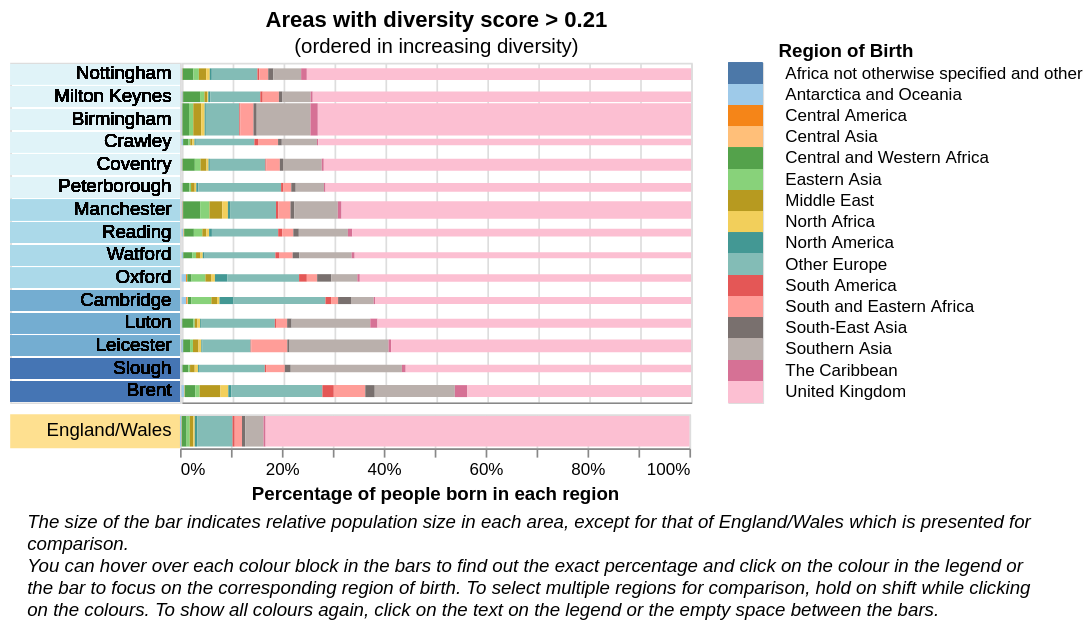

Here is the Vega-Lite specification saved for this chart:
### Vega-Lite specification from a JSON file in a GitHub repository (floating-point values rounded to 4 significant figures; data arrays with more than 128 entries replaced by an {"elided": "..."} marker saying what was removed)
{"config": {"view": {"continuousWidth": 300, "continuousHeight": 300}}, "vconcat": [{"concat": [{"layer": [{"mark": {"type": "bar"}, "encoding": {"color": {"field": "binned", "legend": null, "scale": {"range": ["#e0f3f8ff", "#abd9e9ff", "#74add1ff", "#4575b4ff"]}, "type": "nominal"}, "y": {"axis": null, "field": "LAD21NM", "sort": {"field": "Entropy", "order": "ascending"}, "title": null, "type": "nominal"}}}, {"mark": {"type": "text", "align": "right", "dx": 45}, "encoding": {"text": {"field": "LAD21NM", "type": "nominal"}, "y": {"axis": null, "field": "LAD21NM", "sort": {"field": "Entropy", "order": "ascending"}, "title": null, "type": "nominal"}}}], "height": 200, "width": 100}, {"hconcat": [{"mark": {"type": "bar"}, "encoding": {"color": {"condition": {"param": "param_8", "field": "Region of Birth", "scale": {"scheme": "tableau20"}, "type": "nominal"}, "value": "lightgray"}, "size": {"field": "Population", "legend": null, "type": "quantitative"}, "tooltip": [{"field": "Region of Birth"}, {"field": "value", "format": ".2%", "title": "Percentage", "type": "quantitative"}], "x": {"axis": {"labels": false, "ticks": false, "title": null}, "field": "value", "stack": "normalize", "type": "quantitative"}, "y": {"axis": null, "field": "LAD21NM", "sort": {"field": "Entropy", "order": "ascending"}, "title": null, "type": "nominal"}}, "height": 200, "name": "view_17", "title": {"text": "Areas with diversity score > 0.21", "subtitle": "(ordered in increasing diversity)"}}, {"mark": {"type": "rect"}, "encoding": {"color": {"condition": {"param": "param_8", "field": "Region of Birth", "scale": {"scheme": "tableau20"}, "legend": null, "type": "nominal"}, "value": "lightgray"}, "y": {"axis": {"title": "Region of Birth", "titleAngle": 0, "titleY": -2, "titleAlign": "left", "labelAlign": "left", "offset": -35, "ticks": false, "grid": false, "domainColor": "transparent"}, "field": "Region of Birth", "type": "nominal"}}, "height": 200, "name": "view_18"}]}], "data": {"name": "data-12c78f8fa28d79780b71816b92879e5b"}, "resolve": {"scale": {"color": "independent"}}, "spacing": -10}, {"concat": [{"layer": [{"data": {"name": "empty"}, "mark": {"type": "bar"}, "encoding": {"color": {"field": "1", "legend": null, "scale": {"range": ["#fee090ff"]}, "type": "nominal"}}}, {"data": {"name": "empty"}, "mark": {"type": "text", "align": "right", "dx": 45}, "encoding": {"text": {"datum": "England/Wales"}}}], "width": 100}, {"data": {"name": "data-949ef7dacbe2603a6785f28999c0cd48"}, "mark": {"type": "bar"}, "encoding": {"color": {"condition": {"param": "param_8", "field": "Region of Birth", "scale": {"scheme": "tableau20"}, "legend": null, "type": "nominal"}, "value": "lightgray"}, "tooltip": [{"field": "Region of Birth"}, {"field": "Proportion", "format": ".2%", "title": "Percentage", "type": "quantitative"}], "x": {"field": "Proportion", "stack": "normalize", "title": "Percentage of people born in each region", "type": "quantitative"}}, "name": "view_16"}], "resolve": {"scale": {"color": "independent"}}, "spacing": -10}, {"data": {"name": "empty"}, "mark": {"type": "text", "align": "left", "baseline": "bottom", "fontStyle": "italic"}, "encoding": {"text": {"value": ["The size of the bar indicates relative population size in each area, except for that of England/Wales which is presented for", "comparison.", "You can hover over each colour block in the bars to find out the exact percentage and click on the colour in the legend or", "the bar to focus on the corresponding region of birth. To select multiple regions for comparison, hold on shift while clicking", "on the colours. To show all colours again, click on the text on the legend or the empty space between the bars."]}}}], "params": [{"name": "param_8", "select": {"type": "point", "encodings": ["color"]}, "views": ["view_17", "view_18", "view_16"]}], "spacing": 5, "$schema": "https://vega.github.io/schema/vega-lite/v5.17.0.json", "datasets": {"data-12c78f8fa28d79780b71816b92879e5b": {"elided": "240 records"}, "empty": [{}], "data-949ef7dacbe2603a6785f28999c0cd48": [{"Area": "England/Wales", "Region of Birth": "Africa not otherwise specified and other", "Observation": 5157, "Population": 59597749, "Proportion": 8.653e-05}, {"Area": "England/Wales", "Region of Birth": "Antarctica and Oceania", "Observation": 174610, "Population": 59597749, "Proportion": 0.00293}, {"Area": "England/Wales", "Region of Birth": "Central America", "Observation": 23575, "Population": 59597749, "Proportion": 0.0003956}, {"Area": "England/Wales", "Region of Birth": "Central Asia", "Observation": 12563, "Population": 59597749, "Proportion": 0.0002108}, {"Area": "England/Wales", "Region of Birth": "Central and Western Africa", "Observation": 558802, "Population": 59597749, "Proportion": 0.009376}, {"Area": "England/Wales", "Region of Birth": "Eastern Asia", "Observation": 373194, "Population": 59597749, "Proportion": 0.006262}, {"Area": "England/Wales", "Region of Birth": "Middle East", "Observation": 409701, "Population": 59597749, "Proportion": 0.006874}, {"Area": "England/Wales", "Region of Birth": "North Africa", "Observation": 170605, "Population": 59597749, "Proportion": 0.002863}, {"Area": "England/Wales", "Region of Birth": "North America", "Observation": 278289, "Population": 59597749, "Proportion": 0.004669}, {"Area": "England/Wales", "Region of Birth": "Other Europe", "Observation": 4142766, "Population": 59597749, "Proportion": 0.06951}, {"Area": "England/Wales", "Region of Birth": "South America", "Observation": 254266, "Population": 59597749, "Proportion": 0.004266}, {"Area": "England/Wales", "Region of Birth": "South and Eastern Africa", "Observation": 852557, "Population": 59597749, "Proportion": 0.01431}, {"Area": "England/Wales", "Region of Birth": "South-East Asia", "Observation": 388841, "Population": 59597749, "Proportion": 0.006524}, {"Area": "England/Wales", "Region of Birth": "Southern Asia", "Observation": 2126732, "Population": 59597749, "Proportion": 0.03568}, {"Area": "England/Wales", "Region of Birth": "The Caribbean", "Observation": 246514, "Population": 59597749, "Proportion": 0.004136}, {"Area": "England/Wales", "Region of Birth": "United Kingdom", "Observation": 49579577, "Population": 59597749, "Proportion": 0.8319}]}}
